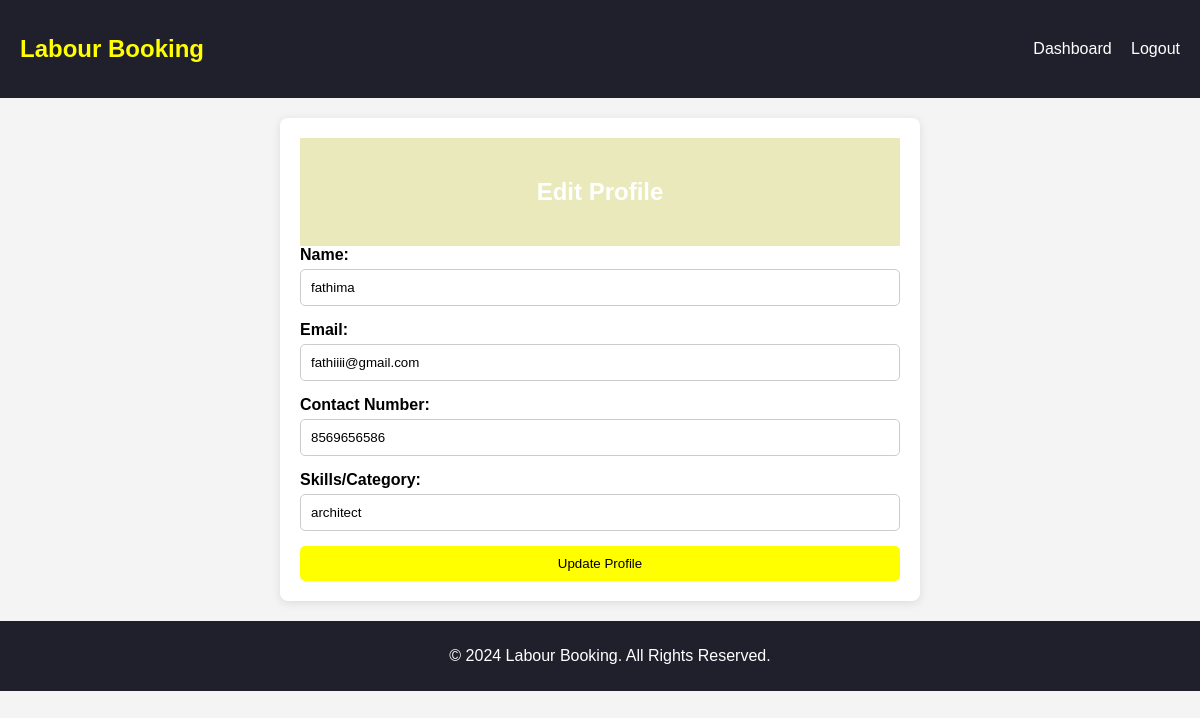
Screenshot of /fathi/staffprofile.php (signed in) with the database file from the repository.
### tables this page shows
CREATE TABLE `staff` (
  `id` int(20) NOT NULL,
  `Name` varchar(20) NOT NULL,
  `phoneno` varchar(10) NOT NULL,
  `emailid` varchar(20) NOT NULL,
  `username` varchar(20) NOT NULL,
  `password` varchar(20) NOT NULL,
  `category` varchar(20) NOT NULL,
  `status` varchar(20) DEFAULT 'active'
);

### fathi/staffprofile.php (the view, shortened to what this page needs)
<?php
$conn = mysqli_connect("localhost", "root", "", "labour_booking");
$staff_id = $_SESSION['staff_id'];
$sql = "SELECT * FROM staff WHERE id = $staff_id";
$result = mysqli_query($conn, $sql);
$staff = mysqli_fetch_assoc($result);
?>
<!DOCTYPE html>
<html lang="en">
<head>
    <link rel="stylesheet" href="staffprofile.css">
</head>
<body>
    <nav>
        <div class="sappy">
            <h1>Labour Booking</h1>
            <div class="hi">
                <a href="staffdash.php" class="hello">Dashboard</a>
                <a href="logout.php" class="hello">Logout</a>
            </div>
        </div>
    </nav>
    <main class="main-content">
        <header class="header">
            <h2>Edit Profile</h2>
        </header>
        <form action="" method="POST">
            <label for="name">Name:</label>
            <input type="text" name="name" id="name" value="<?php echo htmlspecialchars($staff['Name']); ?>" required>
            <label for="email">Email:</label>
            <input type="email" name="email" id="email" value="<?php echo htmlspecialchars($staff['emailid']); ?>" required>
            <label for="phone">Contact Number:</label>
            <input type="tel" name="phone" id="phone" value="<?php echo htmlspecialchars($staff['phoneno']); ?>" required>
            <label for="category">Skills/Category:</label>
            <input type="text" name="category" id="category" value="<?php echo htmlspecialchars($staff['category']); ?>" required>
            <button type="submit">Update Profile</button>
        </form>
    </main>
    <footer>
        <p>&copy; 2024 Labour Booking. All Rights Reserved.</p>
    </footer>
</body>
</html>

### fathi/staffprofile.css (style rules this page uses)
body { font-family: Arial, sans-serif; margin: 0; padding: 0; background-color: #f4f4f4; }
nav { background-color: rgb(32, 32, 44); color: white; padding: 15px 0; }
.sappy { display: flex; justify-content: space-between; align-items: center; max-width: 1200px; margin: 0 auto; padding: 0 20px; }
.hi a { color: white; text-decoration: none; margin-left: 15px; }
.header { text-align: center; padding: 20px; background-color: rgba(193, 193, 64, 0.353); color: white; }
.main-content { max-width: 600px; margin: 20px auto; padding: 20px; background-color: white; border-radius: 8px; box-shadow: 0 2px 10px rgba(0, 0, 0, 0.1); }
form { display: flex; flex-direction: column; }
label { margin-bottom: 5px; font-weight: bold; }
input { margin-bottom: 15px; padding: 10px; border: 1px solid #ccc; border-radius: 5px; }
button { background-color: yellow; color: black; border: none; padding: 10px 15px; border-radius: 5px; cursor: pointer; }
footer { text-align: center; padding: 10px; background-color: rgb(32, 32, 44); color: white; position: relative; bottom: 0; width: 100%; }
h1 { color: yellow; }

### rows the page displays
staff: name "fathima", email "fathiiii@gmail.com", phone "8569656586", category "architect"
